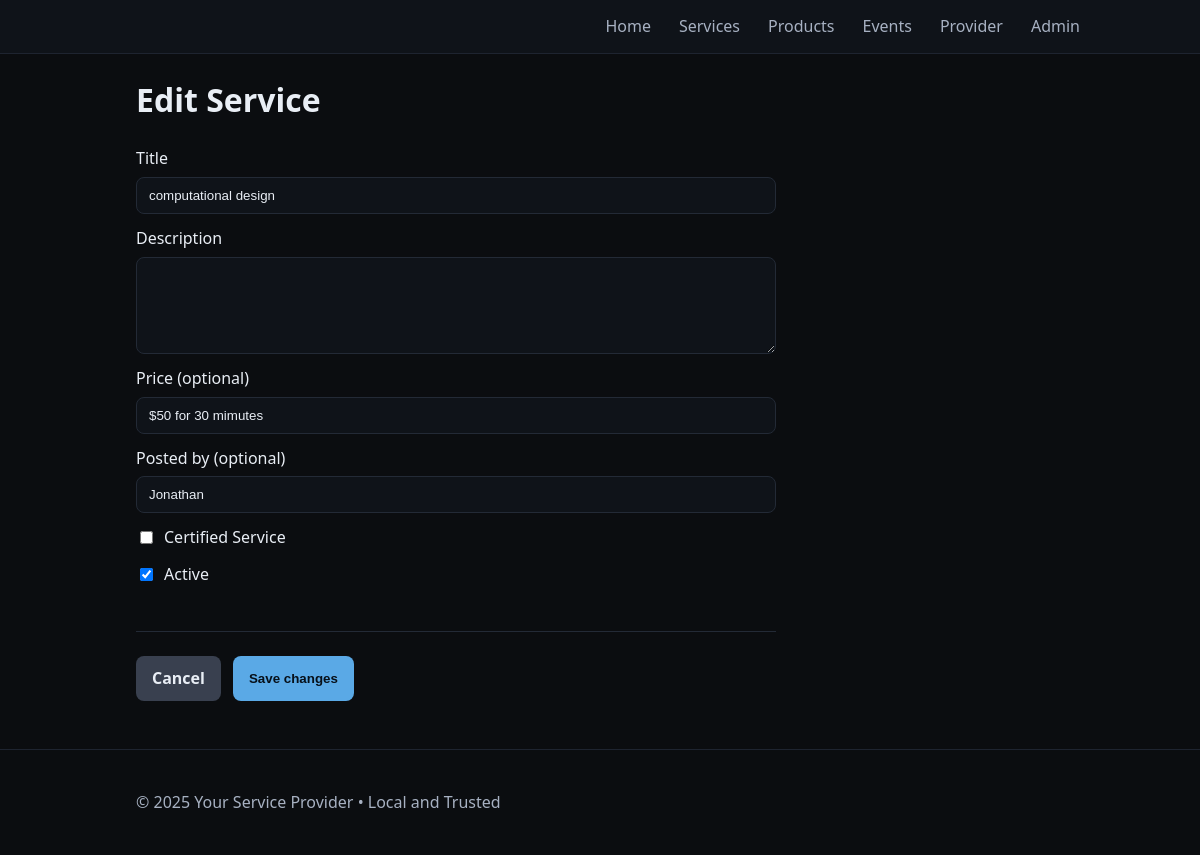
/admin/services/75/edit, run on the app's committed database.
### tables this page shows
CREATE TABLE services (
              id INTEGER PRIMARY KEY AUTOINCREMENT,
              title TEXT NOT NULL,
              description TEXT,
              price TEXT,
              active INTEGER NOT NULL DEFAULT 1,
              created_at TEXT NOT NULL
            , posted_by TEXT, provider_id INTEGER DEFAULT 0, is_certified INTEGER DEFAULT 0, certification_proof TEXT);

### app.py (the view, shortened to what this page needs)
    @app.route("/admin/services/<int:service_id>/edit", methods=["GET", "POST"])
    @login_required
    def admin_service_edit(service_id):
        with closing(get_db()) as db:
            cur = db.cursor()
            cur.execute("SELECT id, title, description, price, posted_by, active, is_certified, certification_proof FROM services WHERE id = ?", (service_id,))
            service = cur.fetchone()
            if not service:
                abort(404)
        return render_template(
            "admin_service_form.html",
            form=dict(
                title=service["title"],
                description=service["description"],
                price=service["price"],
                posted_by=service["posted_by"],
                active=bool(service["active"]),
                is_certified=service["is_certified"],
                certification_proof=service["certification_proof"],
            ),
            mode="edit",
            service=service,
            title="Edit Service",
        )

### app.py (called while the page is built)
def get_db():
    conn = sqlite3.connect(DB_PATH)
    conn.row_factory = sqlite3.Row
    return conn

### templates/admin_service_form.html (shortened to what this page needs)
{% extends "base.html" %}
{% block content %}
<h1>{{ 'Add Service' if mode=='new' else 'Edit Service' }}</h1>
<form method="post" class="form">
  <label>Title
    <input name="title" value="{{ form.get('title', '') }}" required>
  </label>
  <label>Description
    <textarea name="description" rows="5">{{ form.get('description', '') }}</textarea>
  </label>
  <label>Price (optional)
    <input name="price" value="{{ form.get('price', '') }}" placeholder="$50/hr">
  </label>
  <label>Posted by (optional)
    <input name="posted_by" value="{{ form.get('posted_by', profile.first_name or '') }}" placeholder="e.g., Taime">
  </label>
  <label class="checkbox">
    <input type="checkbox" name="is_certified" {% if form.get('is_certified') == 1 %}checked{% endif %}>
    Certified Service
  </label>
  <label class="checkbox">
    <input type="checkbox" name="active" {% if form.get('active', True) in (True, 'on', 'true', '1') %}checked{% endif %}>
    Active
  </label>
  <div class="form-actions">
    <a class="btn secondary" href="{{ url_for('admin_services') }}">Cancel</a>
    <button class="btn" type="submit">{{ 'Create' if mode=='new' else 'Save changes' }}</button>
  </div>
</form>
{% endblock %}

### static/styles.css (style rules this page uses)
:root { --bg: #0b0d10; --panel: #141920; --text: #e9eef5; --muted: #a7b1c2; --accent: #5aa9e6; --accent-2: #9cd3f7; --danger: #e35d6a; --ok: #65d6a7; --warn: #f5a623; }
* { box-sizing: border-box; }
body { margin: 0; font-family: system-ui, -apple-system, Segoe UI, Roboto, Arial, sans-serif; background: var(--bg); color: var(--text); line-height: 1.55; }
.btn { display: inline-block; padding: 10px 16px; background: var(--accent); color: #071019; border-radius: 8px; text-decoration: none; font-weight: 600; border: 0; cursor: pointer; }
.btn.secondary { background: #39404f; color: var(--text); }
.form { display: grid; gap: 12px; max-width: 640px; }
.form label { display: grid; gap: 6px; }
.form input, .form textarea, .form select { padding: 10px 12px; border-radius: 8px; background: #0f1319; color: var(--text); border: 1px solid #232a36; outline: none; }
.form .checkbox { display: flex; gap: 8px; align-items: center; }
.form-actions { display: flex; gap: 8px; margin-top: 8px; }
.form-actions { display: flex; gap: 12px; margin-top: 32px; padding-top: 24px; border-top: 1px solid #232a36; }

### data on the page
services: title "computational design", price "$50 for 30 mimutes", posted_by "Jonathan"

### other printed values
{{ 'Add Service' if mode=='new' else 'Edit Service' }} "Edit Service"
{{ 'Create' if mode=='new' else 'Save changes' }} "Save changes"
{{ profile.business_name or "Local Provider Services" }} "Your Service Provider"
